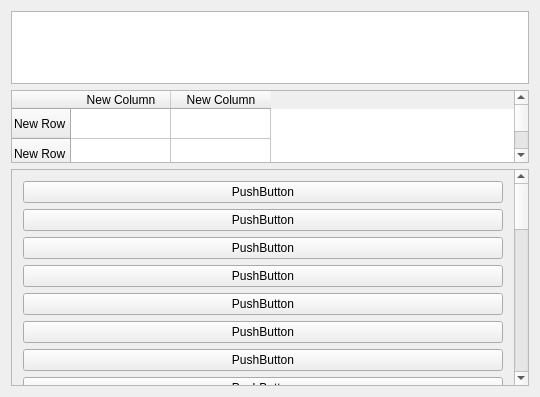
<?xml version="1.0" encoding="UTF-8"?>
<ui version="4.0">
 <class>Widget</class>
 <widget class="QWidget" name="Widget">
  <property name="geometry">
   <rect>
    <x>0</x>
    <y>0</y>
    <width>540</width>
    <height>397</height>
   </rect>
  </property>
  <property name="windowTitle">
   <string>Widget</string>
  </property>
  <layout class="QGridLayout" name="gridLayout">
   <item row="1" column="0">
    <widget class="QTableWidget" name="tableWidget">
     <row>
      <property name="text">
       <string>New Row</string>
      </property>
     </row>
     <row>
      <property name="text">
       <string>New Row</string>
      </property>
     </row>
     <column>
      <property name="text">
       <string>New Column</string>
      </property>
     </column>
     <column>
      <property name="text">
       <string>New Column</string>
      </property>
     </column>
    </widget>
   </item>
   <item row="0" column="0">
    <widget class="QTableView" name="tableView">
     <property name="styleSheet">
      <string notr="true"/>
     </property>
    </widget>
   </item>
   <item row="2" column="0">
    <widget class="QScrollArea" name="p_scrollArea">
     <property name="widgetResizable">
      <bool>true</bool>
     </property>
     <widget class="QWidget" name="scrollAreaWidgetContents_3">
      <property name="geometry">
       <rect>
        <x>0</x>
        <y>0</y>
        <width>503</width>
        <height>911</height>
       </rect>
      </property>
      <layout class="QVBoxLayout" name="verticalLayout">
       <item>
        <widget class="QPushButton" name="pushButton">
         <property name="text">
          <string>PushButton</string>
         </property>
        </widget>
       </item>
       <item>
        <widget class="QPushButton" name="pushButton_2">
         <property name="text">
          <string>PushButton</string>
         </property>
        </widget>
       </item>
       <item>
        <widget class="QPushButton" name="pushButton_3">
         <property name="text">
          <string>PushButton</string>
         </property>
        </widget>
       </item>
       <item>
        <widget class="QPushButton" name="pushButton_4">
         <property name="text">
          <string>PushButton</string>
         </property>
        </widget>
       </item>
       <item>
        <widget class="QPushButton" name="pushButton_5">
         <property name="text">
          <string>PushButton</string>
         </property>
        </widget>
       </item>
       <item>
        <widget class="QPushButton" name="pushButton_31">
         <property name="text">
          <string>PushButton</string>
         </property>
        </widget>
       </item>
       <item>
        <widget class="QPushButton" name="pushButton_30">
         <property name="text">
          <string>PushButton</string>
         </property>
        </widget>
       </item>
       <item>
        <widget class="QPushButton" name="pushButton_29">
         <property name="text">
          <string>PushButton</string>
         </property>
        </widget>
       </item>
       <item>
        <widget class="QPushButton" name="pushButton_28">
         <property name="text">
          <string>PushButton</string>
         </property>
        </widget>
       </item>
       <item>
        <widget class="QPushButton" name="pushButton_27">
         <property name="text">
          <string>PushButton</string>
         </property>
        </widget>
       </item>
       <item>
        <widget class="QPushButton" name="pushButton_26">
         <property name="text">
          <string>PushButton</string>
         </property>
        </widget>
       </item>
       <item>
        <widget class="QPushButton" name="pushButton_25">
         <property name="text">
          <string>PushButton</string>
         </property>
        </widget>
       </item>
       <item>
        <widget class="QPushButton" name="pushButton_24">
         <property name="text">
          <string>PushButton</string>
         </property>
        </widget>
       </item>
       <item>
        <widget class="QPushButton" name="pushButton_23">
         <property name="text">
          <string>PushButton</string>
         </property>
        </widget>
       </item>
       <item>
        <widget class="QPushButton" name="pushButton_22">
         <property name="text">
          <string>PushButton</string>
         </property>
        </widget>
       </item>
       <item>
        <widget class="QPushButton" name="pushButton_21">
         <property name="text">
          <string>PushButton</string>
         </property>
        </widget>
       </item>
       <item>
        <widget class="QPushButton" name="pushButton_20">
         <property name="text">
          <string>PushButton</string>
         </property>
        </widget>
       </item>
       <item>
        <widget class="QPushButton" name="pushButton_19">
         <property name="text">
          <string>PushButton</string>
         </property>
        </widget>
       </item>
       <item>
        <widget class="QPushButton" name="pushButton_18">
         <property name="text">
          <string>PushButton</string>
         </property>
        </widget>
       </item>
       <item>
        <widget class="QPushButton" name="pushButton_17">
         <property name="text">
          <string>PushButton</string>
         </property>
        </widget>
       </item>
       <item>
        <widget class="QPushButton" name="pushButton_16">
         <property name="text">
          <string>PushButton</string>
         </property>
        </widget>
       </item>
       <item>
        <widget class="QPushButton" name="pushButton_15">
         <property name="text">
          <string>PushButton</string>
         </property>
        </widget>
       </item>
       <item>
        <widget class="QPushButton" name="pushButton_14">
         <property name="text">
          <string>PushButton</string>
         </property>
        </widget>
       </item>
       <item>
        <widget class="QPushButton" name="pushButton_13">
         <property name="text">
          <string>PushButton</string>
         </property>
        </widget>
       </item>
       <item>
        <widget class="QPushButton" name="pushButton_12">
         <property name="text">
          <string>PushButton</string>
         </property>
        </widget>
       </item>
       <item>
        <widget class="QPushButton" name="pushButton_11">
         <property name="text">
          <string>PushButton</string>
         </property>
        </widget>
       </item>
       <item>
        <widget class="QPushButton" name="pushButton_10">
         <property name="text">
          <string>PushButton</string>
         </property>
        </widget>
       </item>
       <item>
        <widget class="QPushButton" name="pushButton_9">
         <property name="text">
          <string>PushButton</string>
         </property>
        </widget>
       </item>
       <item>
        <widget class="QPushButton" name="pushButton_8">
         <property name="text">
          <string>PushButton</string>
         </property>
        </widget>
       </item>
       <item>
        <widget class="QPushButton" name="pushButton_7">
         <property name="text">
          <string>PushButton</string>
         </property>
        </widget>
       </item>
       <item>
        <widget class="QPushButton" name="pushButton_6">
         <property name="text">
          <string>PushButton</string>
         </property>
        </widget>
       </item>
      </layout>
     </widget>
    </widget>
   </item>
  </layout>
 </widget>
 <layoutdefault spacing="6" margin="11"/>
 <resources/>
 <connections/>
</ui>
